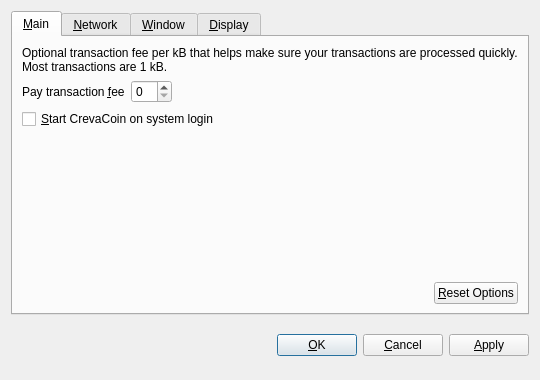
<?xml version="1.0" encoding="UTF-8"?>
<ui version="4.0">
 <class>OptionsDialog</class>
 <widget class="QDialog" name="OptionsDialog">
  <property name="geometry">
   <rect>
    <x>0</x>
    <y>0</y>
    <width>540</width>
    <height>380</height>
   </rect>
  </property>
  <property name="windowTitle">
   <string>Options</string>
  </property>
  <property name="modal">
   <bool>true</bool>
  </property>
  <layout class="QVBoxLayout" name="verticalLayout">
   <item>
    <widget class="QTabWidget" name="tabWidget">
     <property name="tabPosition">
      <enum>QTabWidget::North</enum>
     </property>
     <property name="currentIndex">
      <number>0</number>
     </property>
     <widget class="QWidget" name="tabMain">
      <attribute name="title">
       <string>&amp;Main</string>
      </attribute>
      <layout class="QVBoxLayout" name="verticalLayout_Main">
       <item>
        <widget class="QLabel" name="transactionFeeInfoLabel">
         <property name="text">
          <string>Optional transaction fee per kB that helps make sure your transactions are processed quickly. Most transactions are 1 kB.</string>
         </property>
         <property name="textFormat">
          <enum>Qt::PlainText</enum>
         </property>
         <property name="wordWrap">
          <bool>true</bool>
         </property>
        </widget>
       </item>
       <item>
        <layout class="QHBoxLayout" name="horizontalLayout_1_Main">
         <item>
          <widget class="QLabel" name="transactionFeeLabel">
           <property name="text">
            <string>Pay transaction &amp;fee</string>
           </property>
           <property name="textFormat">
            <enum>Qt::PlainText</enum>
           </property>
           <property name="buddy">
            <cstring>transactionFee</cstring>
           </property>
          </widget>
         </item>
         <item>
          <widget class="BitcoinAmountField" name="transactionFee"/>
         </item>
         <item>
          <spacer name="horizontalSpacer_1_Main">
           <property name="orientation">
            <enum>Qt::Horizontal</enum>
           </property>
           <property name="sizeHint" stdset="0">
            <size>
             <width>40</width>
             <height>20</height>
            </size>
           </property>
          </spacer>
         </item>
        </layout>
       </item>
       <item>
        <widget class="QCheckBox" name="bitcoinAtStartup">
         <property name="toolTip">
          <string>Automatically start CrevaCoin after logging in to the system.</string>
         </property>
         <property name="text">
          <string>&amp;Start CrevaCoin on system login</string>
         </property>
        </widget>
       </item>
       <item>
        <spacer name="verticalSpacer_Main">
         <property name="orientation">
          <enum>Qt::Vertical</enum>
         </property>
         <property name="sizeHint" stdset="0">
          <size>
           <width>20</width>
           <height>40</height>
          </size>
         </property>
        </spacer>
       </item>
       <item>
        <layout class="QHBoxLayout" name="horizontalLayout_2_Main">
         <item>
          <spacer name="horizontalSpacer_2_Main">
           <property name="orientation">
            <enum>Qt::Horizontal</enum>
           </property>
           <property name="sizeHint" stdset="0">
            <size>
             <width>40</width>
             <height>20</height>
            </size>
           </property>
          </spacer>
         </item>
         <item>
          <widget class="QPushButton" name="resetButton">
           <property name="toolTip">
            <string>Reset all client options to default.</string>
           </property>
           <property name="text">
            <string>&amp;Reset Options</string>
           </property>
           <property name="autoDefault">
            <bool>false</bool>
           </property>
          </widget>
         </item>
        </layout>
       </item>
      </layout>
     </widget>
     <widget class="QWidget" name="tabNetwork">
      <attribute name="title">
       <string>&amp;Network</string>
      </attribute>
      <layout class="QVBoxLayout" name="verticalLayout_Network">
       <item>
        <widget class="QCheckBox" name="mapPortUpnp">
         <property name="toolTip">
          <string>Automatically open the CrevaCoin client port on the router. This only works when your router supports UPnP and it is enabled.</string>
         </property>
         <property name="text">
          <string>Map port using &amp;UPnP</string>
         </property>
        </widget>
       </item>
       <item>
        <widget class="QCheckBox" name="connectSocks">
         <property name="toolTip">
          <string>Connect to the CrevaCoin network through a SOCKS proxy (e.g. when connecting through Tor).</string>
         </property>
         <property name="text">
          <string>&amp;Connect through SOCKS proxy:</string>
         </property>
        </widget>
       </item>
       <item>
        <layout class="QHBoxLayout" name="horizontalLayout_Network">
         <item>
          <widget class="QLabel" name="proxyIpLabel">
           <property name="text">
            <string>Proxy &amp;IP:</string>
           </property>
           <property name="textFormat">
            <enum>Qt::PlainText</enum>
           </property>
           <property name="buddy">
            <cstring>proxyIp</cstring>
           </property>
          </widget>
         </item>
         <item>
          <widget class="QValidatedLineEdit" name="proxyIp">
           <property name="maximumSize">
            <size>
             <width>140</width>
             <height>16777215</height>
            </size>
           </property>
           <property name="toolTip">
            <string>IP address of the proxy (e.g. 127.0.0.1)</string>
           </property>
          </widget>
         </item>
         <item>
          <widget class="QLabel" name="proxyPortLabel">
           <property name="text">
            <string>&amp;Port:</string>
           </property>
           <property name="textFormat">
            <enum>Qt::PlainText</enum>
           </property>
           <property name="buddy">
            <cstring>proxyPort</cstring>
           </property>
          </widget>
         </item>
         <item>
          <widget class="QLineEdit" name="proxyPort">
           <property name="maximumSize">
            <size>
             <width>55</width>
             <height>16777215</height>
            </size>
           </property>
           <property name="toolTip">
            <string>Port of the proxy (e.g. 9050)</string>
           </property>
          </widget>
         </item>
         <item>
          <widget class="QLabel" name="socksVersionLabel">
           <property name="text">
            <string>SOCKS &amp;Version:</string>
           </property>
           <property name="textFormat">
            <enum>Qt::PlainText</enum>
           </property>
           <property name="buddy">
            <cstring>socksVersion</cstring>
           </property>
          </widget>
         </item>
         <item>
          <widget class="QValueComboBox" name="socksVersion">
           <property name="toolTip">
            <string>SOCKS version of the proxy (e.g. 5)</string>
           </property>
          </widget>
         </item>
         <item>
          <spacer name="horizontalSpacer_Network">
           <property name="orientation">
            <enum>Qt::Horizontal</enum>
           </property>
           <property name="sizeHint" stdset="0">
            <size>
             <width>40</width>
             <height>20</height>
            </size>
           </property>
          </spacer>
         </item>
        </layout>
       </item>
       <item>
        <spacer name="verticalSpacer_Network">
         <property name="orientation">
          <enum>Qt::Vertical</enum>
         </property>
         <property name="sizeHint" stdset="0">
          <size>
           <width>20</width>
           <height>40</height>
          </size>
         </property>
        </spacer>
       </item>
      </layout>
     </widget>
     <widget class="QWidget" name="tabWindow">
      <attribute name="title">
       <string>&amp;Window</string>
      </attribute>
      <layout class="QVBoxLayout" name="verticalLayout_Window">
       <item>
        <widget class="QCheckBox" name="minimizeToTray">
         <property name="toolTip">
          <string>Show only a tray icon after minimizing the window.</string>
         </property>
         <property name="text">
          <string>&amp;Minimize to the tray instead of the taskbar</string>
         </property>
        </widget>
       </item>
       <item>
        <widget class="QCheckBox" name="minimizeOnClose">
         <property name="toolTip">
          <string>Minimize instead of exit the application when the window is closed. When this option is enabled, the application will be closed only after selecting Quit in the menu.</string>
         </property>
         <property name="text">
          <string>M&amp;inimize on close</string>
         </property>
        </widget>
       </item>
       <item>
        <spacer name="verticalSpacer_Window">
         <property name="orientation">
          <enum>Qt::Vertical</enum>
         </property>
         <property name="sizeHint" stdset="0">
          <size>
           <width>20</width>
           <height>40</height>
          </size>
         </property>
        </spacer>
       </item>
      </layout>
     </widget>
     <widget class="QWidget" name="tabDisplay">
      <attribute name="title">
       <string>&amp;Display</string>
      </attribute>
      <layout class="QVBoxLayout" name="verticalLayout_Display">
       <item>
        <layout class="QHBoxLayout" name="horizontalLayout_1_Display">
         <item>
          <widget class="QLabel" name="langLabel">
           <property name="text">
            <string>User Interface &amp;language:</string>
           </property>
           <property name="textFormat">
            <enum>Qt::PlainText</enum>
           </property>
           <property name="buddy">
            <cstring>lang</cstring>
           </property>
          </widget>
         </item>
         <item>
          <widget class="QValueComboBox" name="lang">
           <property name="toolTip">
            <string>The user interface language can be set here. This setting will take effect after restarting CrevaCoin.</string>
           </property>
          </widget>
         </item>
        </layout>
       </item>
       <item>
        <layout class="QHBoxLayout" name="horizontalLayout_2_Display">
         <item>
          <widget class="QLabel" name="unitLabel">
           <property name="text">
            <string>&amp;Unit to show amounts in:</string>
           </property>
           <property name="textFormat">
            <enum>Qt::PlainText</enum>
           </property>
           <property name="buddy">
            <cstring>unit</cstring>
           </property>
          </widget>
         </item>
         <item>
          <widget class="QValueComboBox" name="unit">
           <property name="toolTip">
            <string>Choose the default subdivision unit to show in the interface and when sending coins.</string>
           </property>
          </widget>
         </item>
        </layout>
       </item>
       <item>
        <widget class="QCheckBox" name="displayAddresses">
         <property name="toolTip">
          <string>Whether to show CrevaCoin addresses in the transaction list or not.</string>
         </property>
         <property name="text">
          <string>&amp;Display addresses in transaction list</string>
         </property>
        </widget>
       </item>
       <item>
        <widget class="QCheckBox" name="coinControlFeatures">
         <property name="toolTip">
          <string>Whether to show coin control features or not.</string>
         </property>
         <property name="text">
          <string>Display coin &amp;control features (experts only!)</string>
         </property>
        </widget>
       </item>
       <item>
        <spacer name="verticalSpacer_Display">
         <property name="orientation">
          <enum>Qt::Vertical</enum>
         </property>
         <property name="sizeHint" stdset="0">
          <size>
           <width>20</width>
           <height>40</height>
          </size>
         </property>
        </spacer>
       </item>
      </layout>
     </widget>
    </widget>
   </item>
   <item>
    <layout class="QHBoxLayout" name="horizontalLayout_Buttons">
     <item>
      <spacer name="horizontalSpacer_1">
       <property name="orientation">
        <enum>Qt::Horizontal</enum>
       </property>
       <property name="sizeHint" stdset="0">
        <size>
         <width>40</width>
         <height>48</height>
        </size>
       </property>
      </spacer>
     </item>
     <item>
      <widget class="QLabel" name="statusLabel">
       <property name="font">
        <font>
         <weight>75</weight>
         <bold>true</bold>
        </font>
       </property>
       <property name="text">
        <string/>
       </property>
       <property name="textFormat">
        <enum>Qt::PlainText</enum>
       </property>
       <property name="wordWrap">
        <bool>true</bool>
       </property>
      </widget>
     </item>
     <item>
      <spacer name="horizontalSpacer_2">
       <property name="orientation">
        <enum>Qt::Horizontal</enum>
       </property>
       <property name="sizeHint" stdset="0">
        <size>
         <width>40</width>
         <height>48</height>
        </size>
       </property>
      </spacer>
     </item>
     <item>
      <widget class="QPushButton" name="okButton">
       <property name="text">
        <string>&amp;OK</string>
       </property>
      </widget>
     </item>
     <item>
      <widget class="QPushButton" name="cancelButton">
       <property name="text">
        <string>&amp;Cancel</string>
       </property>
       <property name="autoDefault">
        <bool>false</bool>
       </property>
      </widget>
     </item>
     <item>
      <widget class="QPushButton" name="applyButton">
       <property name="text">
        <string>&amp;Apply</string>
       </property>
       <property name="autoDefault">
        <bool>false</bool>
       </property>
      </widget>
     </item>
    </layout>
   </item>
  </layout>
 </widget>
 <customwidgets>
  <customwidget>
   <class>BitcoinAmountField</class>
   <extends>QSpinBox</extends>
   <header>bitcoinamountfield.h</header>
  </customwidget>
  <customwidget>
   <class>QValueComboBox</class>
   <extends>QComboBox</extends>
   <header>qvaluecombobox.h</header>
  </customwidget>
  <customwidget>
   <class>QValidatedLineEdit</class>
   <extends>QLineEdit</extends>
   <header>qvalidatedlineedit.h</header>
  </customwidget>
 </customwidgets>
 <resources/>
 <connections/>
</ui>
